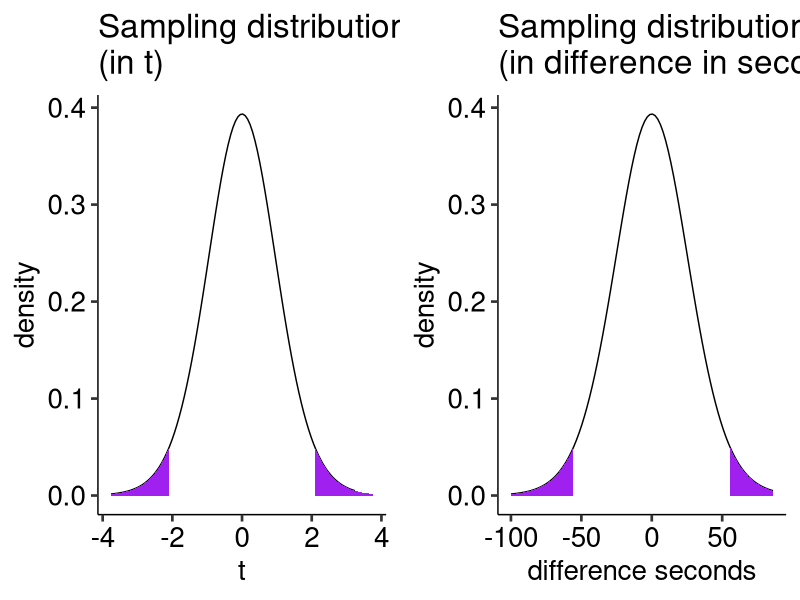
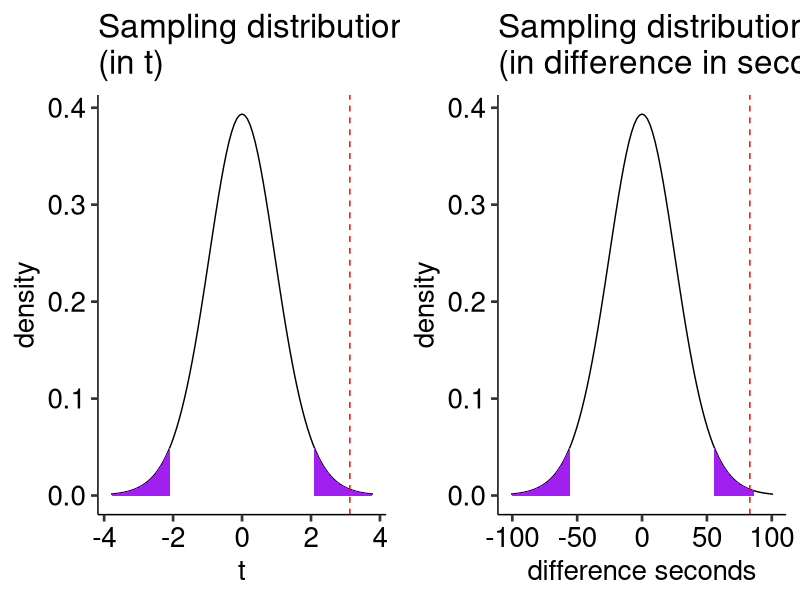
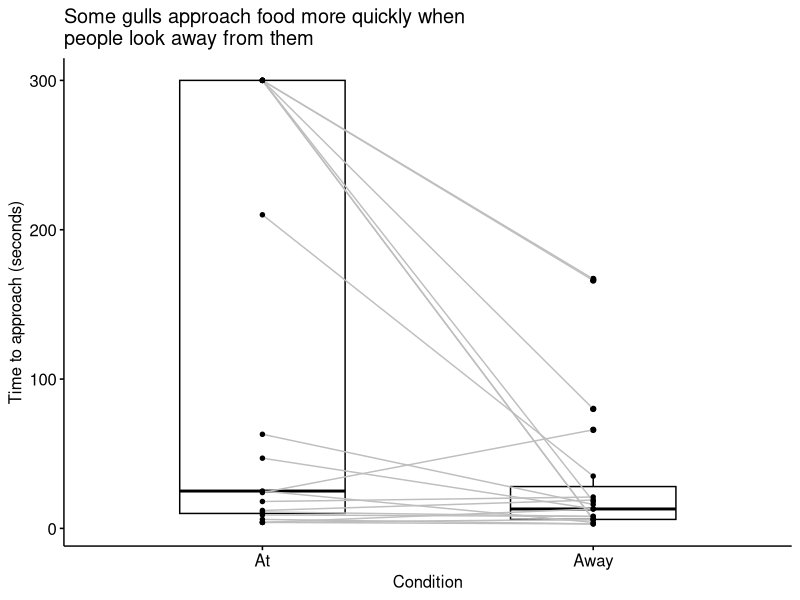
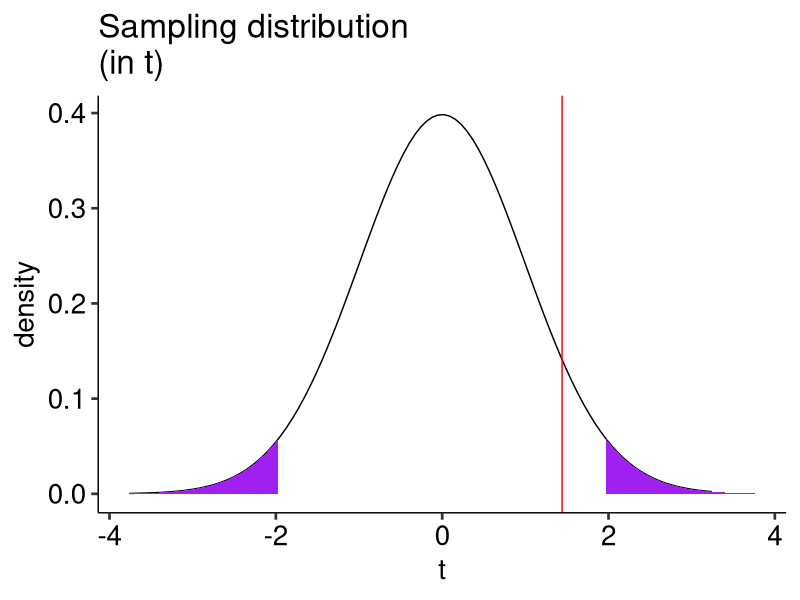

These charts were generated, in order, by the following R code:
## ---- chunk 1
knitr::opts_chunk$set(echo = TRUE, 
                      warning = F, 
                      message = F)
options(scipen = 999)
## ---- chunk 2
library(here)
library(tidyverse)
library(ggpubr)
library(knitr)
library(kableExtra)
## ---- chunk 3
gulls = read.delim(here("data/gulls/pairs.txt"))
gulls
## ---- chunk 4
difference = gulls$At - gulls$Away
head(difference)
## ---- chunk 5
(m_delta = mean(difference))
## ---- chunk 6
(s_delta = sd(difference))
## ---- chunk 7
(se_delta = s_delta/sqrt(nrow(gulls)))
## ---- chunk 8
#| code-fold: true

df = nrow(gulls)-1
cv_t = qt(df = df, p = .975)
t_x = seq(-3.76, 3.76)
plot_t = data.frame(t_x) %>%
  ggplot(aes(x=t_x)) +
  stat_function(fun = function(x) dt(x, df), geom = "line") +
  stat_function(fun = function(x) dt(x, df), geom = "area", 
                xlim = c(cv_t, 3.76), fill = "purple") +
  stat_function(fun = function(x) dt(x, df), geom = "area", 
                xlim = c(-3.76, -1*cv_t), fill = "purple") +
  labs(title = "Sampling distribution \n(in t)", y = "density", x = "t")+
  theme_pubr(base_size = 20)

cv_x = cv_t*se_delta 
x = t_x*se_delta
plot_x = data.frame(x) %>%
  ggplot(aes(x=x)) +
  stat_function(fun = function(x) dt(x = x/se_delta, df = df), geom = "line") +
  stat_function(fun = function(x) dt(x/se_delta, df = df), geom = "area", 
                xlim = c(cv_x, max(x)), fill = "purple") +
  stat_function(fun = function(x) dt(x/se_delta, df = df), geom = "area", 
                xlim = c(min(x), -1*cv_x), fill = "purple") +
  labs(title = "Sampling distribution \n(in difference in seconds)", y = "density", x = "difference seconds")+
  theme_pubr(base_size = 20)

ggarrange(plot_t, plot_x, ncol = 2)
## ---- chunk 9
#| code-fold: true
#| 
df = nrow(gulls)-1
cv_t = qt(df = df, p = .975)
t_x = seq(-3.76, 3.76)
statistic_t = m_delta/se_delta
plot_t = data.frame(t_x) %>%
  ggplot(aes(x=t_x)) +
  stat_function(fun = function(x) dt(x, df), geom = "line") +
  stat_function(fun = function(x) dt(x, df), geom = "area", 
                xlim = c(cv_t, 3.76), fill = "purple") +
  stat_function(fun = function(x) dt(x, df), geom = "area", 
                xlim = c(-3.76, -1*cv_t), fill = "purple") +
  geom_vline(aes(xintercept = statistic_t), linetype = 2, color = "red")+
  labs(title = "Sampling distribution \n(in t)", y = "density", x = "t")+
  scale_x_continuous(limits = c(-3.8, 3.8))+
  theme_pubr(base_size = 20)

cv_x = cv_t*se_delta 
x = t_x*se_delta
statistic_x = statistic_t*se_delta
plot_x = data.frame(x) %>%
  ggplot(aes(x=x)) +
  stat_function(fun = function(x) dt(x = x/se_delta, df = df), geom = "line") +
  stat_function(fun = function(x) dt(x/se_delta, df = df), geom = "area", 
                xlim = c(cv_x, max(x)), fill = "purple") +
  stat_function(fun = function(x) dt(x/se_delta, df = df), geom = "area", 
                xlim = c(min(x), -1*cv_x), fill = "purple") +
  geom_vline(aes(xintercept = statistic_x), linetype = 2, color = "red")+
  labs(title = "Sampling distribution \n(in difference in seconds)", y = "density", x = "difference seconds")+
  scale_x_continuous(limits = c(-3.8*se_delta, 3.8*se_delta))+
  theme_pubr(base_size = 20)

ggarrange(plot_t, plot_x, ncol = 2)
## ---- chunk 10
(t_statistic = m_delta/se_delta)
pt(t_statistic, df = 19-1, lower.tail = F)
pt(t_statistic, df = 19-1, lower.tail = F)*2
## ---- chunk 11
t.test(x = gulls$At, 
       y = gulls$Away, 
       paired = TRUE)
## ---- chunk 12
#| code-fold: true
ggpubr::ggpaired(data = gulls, 
                 cond1 = "At", 
                 cond2 = "Away", 
                 line.color = "grey",
                 ylab = "Time to approach (seconds)", 
                 title = "Some gulls approach food more quickly when \npeople look away from them")
## ---- chunk 13
#| code-fold: true
school = read_csv(here("data/census_at_school.csv"))
school = school %>% filter(ClassGrade >= 9) %>%
  filter(!is.na(Importance_reducing_pollution)) %>%
  filter(!is.na(Importance_recycling_rubbish)) 
psych::describe(school[,c("Importance_reducing_pollution", "Importance_recycling_rubbish")], fast = T) %>%
  select(n, mean, sd) %>%
  kable(., col.names = c("N", "Mean", "SD"),
        digits = 2) %>%
  kable_styling()

cor_12 = cor(school$Importance_reducing_pollution, 
             school$Importance_recycling_rubbish, 
             use = "pairwise")

## ---- chunk 14
sd_1 = 937.03
sd_2 = 652.65
cor_12 = .61
var_d = sd_1^2 + sd_2^2 -2*cor_12*sd_1*sd_2
sqrt(var_d)
## ---- chunk 15
(t = (792.15-714.85)/(746.92/sqrt(194)))

pt(t, df = 193, lower.tail = F)*2
## ---- chunk 16
df =193
cv_t = qt(df = df, p = .975)
t_x = seq(-3.76, 3.76)
data.frame(t_x) %>%
  ggplot(aes(x=t_x)) +
  stat_function(fun = function(x) dt(x, df), geom = "line") +
  stat_function(fun = function(x) dt(x, df), geom = "area", 
                xlim = c(cv_t, 3.76), fill = "purple") +
  stat_function(fun = function(x) dt(x, df), geom = "area", 
                xlim = c(-3.76, -1*cv_t), fill = "purple") +
  geom_vline(aes(xintercept = t), color = "red") +
  labs(title = "Sampling distribution \n(in t)", y = "density", x = "t")+
  theme_pubr(base_size = 20)
